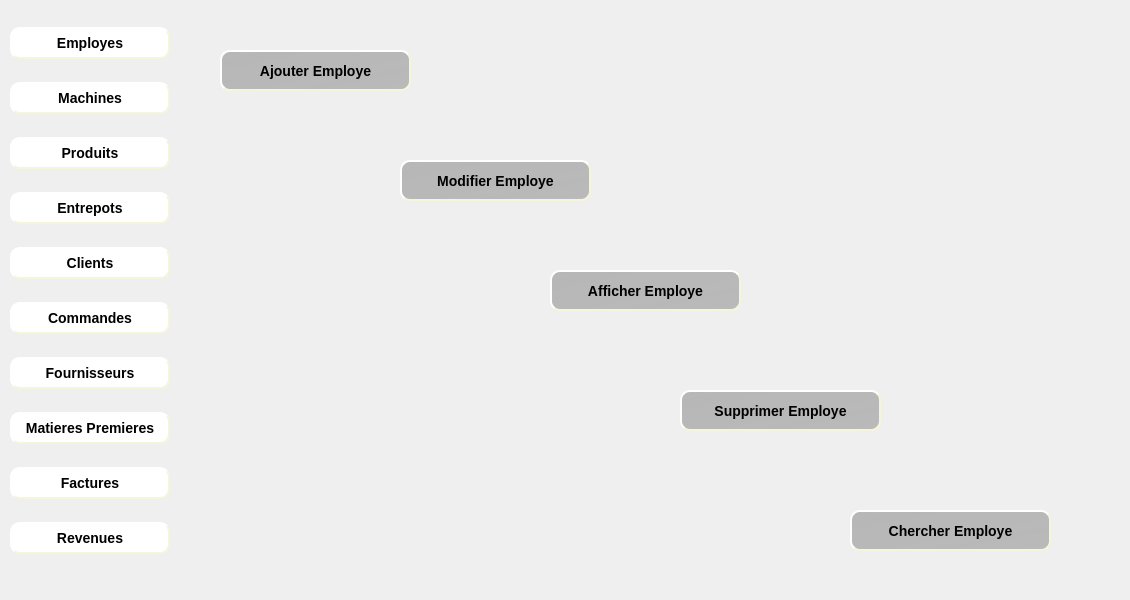
    <widget class="QWidget" name="page_2">
     <widget class="QLabel" name="label_4">
      <property name="geometry">
       <rect>
        <x>0</x>
        <y>0</y>
        <width>181</width>
        <height>591</height>
       </rect>
      </property>
      <property name="text">
       <string/>
      </property>
      <property name="pixmap">
       <pixmap>../Bouttons/fontFinal.jpg</pixmap>
      </property>
      <property name="scaledContents">
       <bool>true</bool>
      </property>
     </widget>
     <widget class="QWidget" name="verticalLayoutWidget_2">
      <property name="geometry">
       <rect>
        <x>10</x>
        <y>10</y>
        <width>160</width>
        <height>561</height>
       </rect>
      </property>
      <layout class="QVBoxLayout" name="verticalLayout_2">
       <item>
        <widget class="QPushButton" name="pushButton_employes_2">
         <property name="styleSheet">
          <string notr="true">#pushButton_employes_2
{
	border-color: beige;
border-style: outset;
  border-width: 2px;
  border-radius: 10px;
  font: bold 14px;
  min-width: 6em;
  padding: 6px;
background-color: rgb(255, 255, 255);
}
#pushButton_employes_2:hover
{
	border-color: blue;
}</string>
         </property>
         <property name="text">
          <string>Employes</string>
         </property>
        </widget>
       </item>
       <item>
        <widget class="QPushButton" name="pushButton_machines_2">
         <property name="styleSheet">
          <string notr="true">#pushButton_machines_2
{
	border-color: beige;
border-style: outset;
  border-width: 2px;
  border-radius: 10px;
  font: bold 14px;
  min-width: 6em;
  padding: 6px;
background-color: rgb(255, 255, 255);
}
#pushButton_machines_2:hover
{
	border-color: blue;
}</string>
         </property>
         <property name="text">
          <string>Machines</string>
         </property>
        </widget>
       </item>
       <item>
        <widget class="QPushButton" name="pushButton_produits_2">
         <property name="styleSheet">
          <string notr="true">#pushButton_produits_2
{
	border-color: beige;
border-style: outset;
  border-width: 2px;
  border-radius: 10px;
  font: bold 14px;
  min-width: 6em;
  padding: 6px;
background-color: rgb(255, 255, 255);
}
#pushButton_produits_2:hover
{
	border-color: blue;
}</string>
         </property>
         <property name="text">
          <string>Produits</string>
         </property>
        </widget>
       </item>
       <item>
        <widget class="QPushButton" name="pushButton_entrepots_2">
         <property name="styleSheet">
          <string notr="true">#pushButton_entrepots_2
{
	border-color: beige;
border-style: outset;
  border-width: 2px;
  border-radius: 10px;
  font: bold 14px;
  min-width: 6em;
  padding: 6px;
background-color: rgb(255, 255, 255);
}
#pushButton_entrepots_2:hover
{
	border-color: blue;
}</string>
         </property>
         <property name="text">
          <string>Entrepots</string>
         </property>
        </widget>
       </item>
       <item>
        <widget class="QPushButton" name="pushButton_clients_2">
         <property name="styleSheet">
          <string notr="true">#pushButton_clients_2
{
	border-color: beige;
border-style: outset;
  border-width: 2px;
  border-radius: 10px;
  font: bold 14px;
  min-width: 6em;
  padding: 6px;
background-color: rgb(255, 255, 255);
}
#pushButton_clients_2:hover
{
	border-color: blue;
}</string>
         </property>
         <property name="text">
          <string>Clients</string>
         </property>
        </widget>
       </item>
       <item>
        <widget class="QPushButton" name="pushButton_commandes_2">
         <property name="styleSheet">
          <string notr="true">#pushButton_commandes_2
{
	border-color: beige;
border-style: outset;
  border-width: 2px;
  border-radius: 10px;
  font: bold 14px;
  min-width: 6em;
  padding: 6px;
background-color: rgb(255, 255, 255);
}
#pushButton_commandes_2:hover
{
	border-color: blue;
}</string>
         </property>
         <property name="text">
          <string>Commandes</string>
         </property>
        </widget>
       </item>
       <item>
        <widget class="QPushButton" name="pushButton_fournisseurs_2">
         <property name="styleSheet">
          <string notr="true">#pushButton_fournisseurs_2
{
	border-color: beige;
border-style: outset;
  border-width: 2px;
  border-radius: 10px;
  font: bold 14px;
  min-width: 6em;
  padding: 6px;
background-color: rgb(255, 255, 255);
}
#pushButton_fournisseurs_2:hover
{
	border-color: blue;
}</string>
         </property>
         <property name="text">
          <string>Fournisseurs</string>
         </property>
        </widget>
       </item>
       <item>
        <widget class="QPushButton" name="pushButton_matieres_2">
         <property name="styleSheet">
          <string notr="true">#pushButton_matieres_2
{
	border-color: beige;
border-style: outset;
  border-width: 2px;
  border-radius: 10px;
  font: bold 14px;
  min-width: 6em;
  padding: 6px;
background-color: rgb(255, 255, 255);
}
#pushButton_matieres_2:hover
{
	border-color: blue;
}</string>
         </property>
         <property name="text">
          <string>Matieres Premieres</string>
         </property>
        </widget>
       </item>
       <item>
        <widget class="QPushButton" name="pushButton_factures_2">
         <property name="styleSheet">
          <string notr="true">#pushButton_factures_2
{
	border-color: beige;
border-style: outset;
  border-width: 2px;
  border-radius: 10px;
  font: bold 14px;
  min-width: 6em;
  padding: 6px;
background-color: rgb(255, 255, 255);
}
#pushButton_factures_2:hover
{
	border-color: blue;
}</string>
         </property>
         <property name="text">
          <string>Factures</string>
         </property>
        </widget>
       </item>
       <item>
        <widget class="QPushButton" name="pushButton_revenues_2">
         <property name="styleSheet">
          <string notr="true">#pushButton_revenues_2
{
	border-color: beige;
border-style: outset;
  border-width: 2px;
  border-radius: 10px;
  font: bold 14px;
  min-width: 6em;
  padding: 6px;
background-color: rgb(255, 255, 255);
}
#pushButton_revenues_2:hover
{
	border-color: blue;
}</string>
         </property>
         <property name="text">
          <string>Revenues</string>
         </property>
        </widget>
       </item>
      </layout>
     </widget>
     <widget class="QLabel" name="label_5">
      <property name="geometry">
       <rect>
        <x>180</x>
        <y>0</y>
        <width>941</width>
        <height>591</height>
       </rect>
      </property>
      <property name="text">
       <string/>
      </property>
      <property name="pixmap">
       <pixmap>../Bouttons/employes.jpg</pixmap>
      </property>
      <property name="scaledContents">
       <bool>true</bool>
      </property>
     </widget>
     <widget class="QPushButton" name="pushButton_ajouterEmploye">
      <property name="geometry">
       <rect>
        <x>220</x>
        <y>50</y>
        <width>191</width>
        <height>41</height>
       </rect>
      </property>
      <property name="styleSheet">
       <string notr="true">#pushButton_ajouterEmploye
{
background-color: qlineargradient(spread:pad, x1:0, y1:0, x2:1, y2:1, stop:0 rgba(145, 145, 145, 151), stop:1 rgba(145, 145, 145, 145));
	border-color: beige;
border-style: outset;
  border-width: 2px;
  border-radius: 10px;
  font: bold 14px;
  min-width: 6em;
  padding: 6px;

}
#pushButton_ajouterEmploye:hover
{
	border-color: blue;
}</string>
      </property>
      <property name="text">
       <string>Ajouter Employe</string>
      </property>
     </widget>
     <widget class="QPushButton" name="pushButton_modifierEmploye">
      <property name="geometry">
       <rect>
        <x>400</x>
        <y>160</y>
        <width>191</width>
        <height>41</height>
       </rect>
      </property>
      <property name="styleSheet">
       <string notr="true">#pushButton_modifierEmploye
{
background-color: qlineargradient(spread:pad, x1:0, y1:0, x2:1, y2:1, stop:0 rgba(145, 145, 145, 151), stop:1 rgba(145, 145, 145, 145));
	border-color: beige;
border-style: outset;
  border-width: 2px;
  border-radius: 10px;
  font: bold 14px;
  min-width: 6em;
  padding: 6px;

}
#pushButton_modifierEmploye:hover
{
	border-color: blue;
}</string>
      </property>
      <property name="text">
       <string>Modifier Employe</string>
      </property>
     </widget>
     <widget class="QPushButton" name="pushButton_afficherEmploye">
      <property name="geometry">
       <rect>
        <x>550</x>
        <y>270</y>
        <width>191</width>
        <height>41</height>
       </rect>
      </property>
      <property name="styleSheet">
       <string notr="true">#pushButton_afficherEmploye
{
background-color: qlineargradient(spread:pad, x1:0, y1:0, x2:1, y2:1, stop:0 rgba(145, 145, 145, 151), stop:1 rgba(145, 145, 145, 145));
	border-color: beige;
border-style: outset;
  border-width: 2px;
  border-radius: 10px;
  font: bold 14px;
  min-width: 6em;
  padding: 6px;

}
#pushButton_afficherEmploye:hover
{
	border-color: blue;
}</string>
      </property>
      <property name="text">
       <string>Afficher Employe</string>
      </property>
     </widget>
     <widget class="QPushButton" name="pushButton_supprimerEmploye">
      <property name="geometry">
       <rect>
        <x>680</x>
        <y>390</y>
        <width>201</width>
        <height>41</height>
       </rect>
      </property>
      <property name="styleSheet">
       <string notr="true">#pushButton_supprimerEmploye
{
background-color: qlineargradient(spread:pad, x1:0, y1:0, x2:1, y2:1, stop:0 rgba(145, 145, 145, 151), stop:1 rgba(145, 145, 145, 145));
	border-color: beige;
border-style: outset;
  border-width: 2px;
  border-radius: 10px;
  font: bold 14px;
  min-width: 6em;
  padding: 6px;

}
#pushButton_supprimerEmploye:hover
{
	border-color: blue;
}</string>
      </property>
      <property name="text">
       <string>Supprimer Employe</string>
      </property>
     </widget>
     <widget class="QLabel" name="label_51">
      <property name="geometry">
       <rect>
        <x>230</x>
        <y>60</y>
        <width>21</width>
        <height>21</height>
       </rect>
      </property>
      <property name="text">
       <string/>
      </property>
      <property name="pixmap">
       <pixmap>../Bouttons/ajouMachine-removebg-preview.png</pixmap>
      </property>
      <property name="scaledContents">
       <bool>true</bool>
      </property>
     </widget>
     <widget class="QLabel" name="label_50">
      <property name="geometry">
       <rect>
        <x>410</x>
        <y>170</y>
        <width>21</width>
        <height>21</height>
       </rect>
      </property>
      <property name="text">
       <string/>
      </property>
      <property name="pixmap">
       <pixmap>../Bouttons/modifier-removebg-preview.png</pixmap>
      </property>
      <property name="scaledContents">
       <bool>true</bool>
      </property>
     </widget>
     <widget class="QLabel" name="label_49">
      <property name="geometry">
       <rect>
        <x>560</x>
        <y>280</y>
        <width>21</width>
        <height>21</height>
       </rect>
      </property>
      <property name="text">
       <string/>
      </property>
      <property name="pixmap">
       <pixmap>../Bouttons/afficher-removebg-preview.png</pixmap>
      </property>
      <property name="scaledContents">
       <bool>true</bool>
      </property>
     </widget>
     <widget class="QLabel" name="label_48">
      <property name="geometry">
       <rect>
        <x>690</x>
        <y>400</y>
        <width>21</width>
        <height>21</height>
       </rect>
      </property>
      <property name="text">
       <string/>
      </property>
      <property name="pixmap">
       <pixmap>../Bouttons/supprimerMachine-removebg-preview.png</pixmap>
      </property>
      <property name="scaledContents">
       <bool>true</bool>
      </property>
     </widget>
     <widget class="QPushButton" name="pushButton">
      <property name="geometry">
       <rect>
        <x>850</x>
        <y>510</y>
        <width>201</width>
        <height>41</height>
       </rect>
      </property>
      <property name="styleSheet">
       <string notr="true">#pushButton
{
background-color: qlineargradient(spread:pad, x1:0, y1:0, x2:1, y2:1, stop:0 rgba(145, 145, 145, 151), stop:1 rgba(145, 145, 145, 145));
	border-color: beige;
border-style: outset;
  border-width: 2px;
  border-radius: 10px;
  font: bold 14px;
  min-width: 6em;
  padding: 6px;

}
#pushButton:hover
{
	border-color: blue;
}</string>
      </property>
      <property name="text">
       <string>Chercher Employe</string>
      </property>
     </widget>
     <widget class="QLabel" name="label_101">
      <property name="geometry">
       <rect>
        <x>860</x>
        <y>520</y>
        <width>21</width>
        <height>21</height>
       </rect>
      </property>
      <property name="text">
       <string/>
      </property>
      <property name="pixmap">
       <pixmap>../Bouttons/consulter-removebg-preview.png</pixmap>
      </property>
      <property name="scaledContents">
       <bool>true</bool>
      </property>
     </widget>
    </widget>
